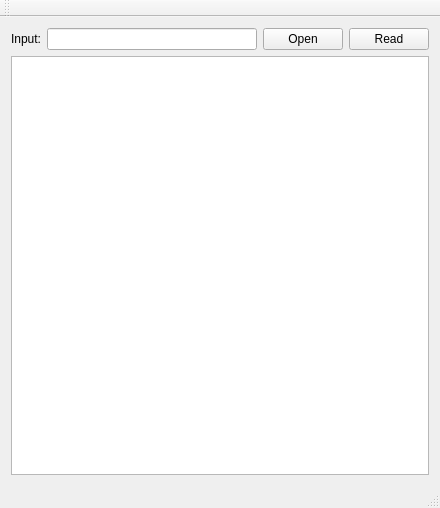
<?xml version="1.0" encoding="UTF-8"?>
<ui version="4.0">
 <class>MainWindow</class>
 <widget class="QMainWindow" name="MainWindow">
  <property name="geometry">
   <rect>
    <x>0</x>
    <y>0</y>
    <width>440</width>
    <height>508</height>
   </rect>
  </property>
  <property name="windowTitle">
   <string>MainWindow</string>
  </property>
  <widget class="QWidget" name="centralWidget">
   <layout class="QGridLayout" name="gridLayout">
    <item row="0" column="2">
     <widget class="QPushButton" name="pushButton_2">
      <property name="text">
       <string>Open</string>
      </property>
     </widget>
    </item>
    <item row="0" column="1">
     <widget class="QLineEdit" name="lineEdit"/>
    </item>
    <item row="0" column="0">
     <widget class="QLabel" name="label">
      <property name="text">
       <string>Input:</string>
      </property>
     </widget>
    </item>
    <item row="0" column="3">
     <widget class="QPushButton" name="pushButton">
      <property name="text">
       <string>Read</string>
      </property>
     </widget>
    </item>
    <item row="1" column="0" colspan="4">
     <widget class="QTextEdit" name="textEdit"/>
    </item>
   </layout>
  </widget>
  <widget class="QMenuBar" name="menuBar">
   <property name="geometry">
    <rect>
     <x>0</x>
     <y>0</y>
     <width>440</width>
     <height>24</height>
    </rect>
   </property>
  </widget>
  <widget class="QToolBar" name="mainToolBar">
   <attribute name="toolBarArea">
    <enum>TopToolBarArea</enum>
   </attribute>
   <attribute name="toolBarBreak">
    <bool>false</bool>
   </attribute>
  </widget>
  <widget class="QStatusBar" name="statusBar"/>
 </widget>
 <layoutdefault spacing="6" margin="11"/>
 <resources/>
 <connections/>
</ui>
